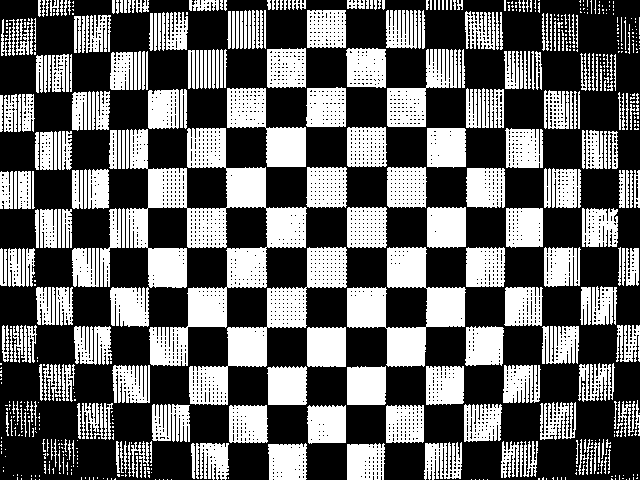
#> input picture _Code/Snippets/640x480Bitmap.bmp, 640 x 480 px, found by its file name
$ python savingImages.py
#> lines starting #> are read from the running program, lines starting #| are printed output that depends on the picture; after the words box and inside, x2 and y2 are one past the last pixel; in counts of white or black regions, pixels touching at a corner belong together
import random
from PIL import Image

def generate_shares(secret_image_path, n, k):
    """
    Generate n shares of the secret image using a 2-out-of-n Shamir Secret Sharing scheme,
    where any k shares can be used to reconstruct the secret image.
    Returns a list of tuples, where each tuple is a share in the form (x, share_image).
    """
#> called with secret_image_path = '640x480Bitmap.bmp', n = 5, k = 2
    if k > n:
        raise ValueError("k must be less than or equal to n")
    secret_image = Image.open(secret_image_path)
#> secret_image is the input picture: PIL image 640x480 L; 39.4% white; 623 white regions (348 under 20 px), largest, box (x1, y1, x2, y2) and area: (126, 128, 307, 366) 14640, (347, 247, 466, 367) 6103, (189, 247, 347, 405) 5850
    secret_image_data = secret_image.tobytes()
    shares = []
    for i in range(n):
        x = i + 1
        if i < k:
            coefficients = [int.from_bytes(secret_image_data[j:j+1], byteorder="big") for j in range(secret_image.size[0]*secret_image.size[1]*3)]
            shares.append((x, secret_image.copy()))
        else:
            random_pixels = bytearray(secret_image.size[0]*secret_image.size[1]*3)
            for j in range(secret_image.size[0]*secret_image.size[1]*3):
                random_pixels[j] = random.randint(0, 251)
            random_image = Image.frombytes("RGB", secret_image.size, bytes(random_pixels))
            shares.append((x, random_image))
#> this loop made 5 passes
#> pass 3, in generate_shares, `random_image = Image.frombytes("RGB", secret_image.size, bytes(random_..`:
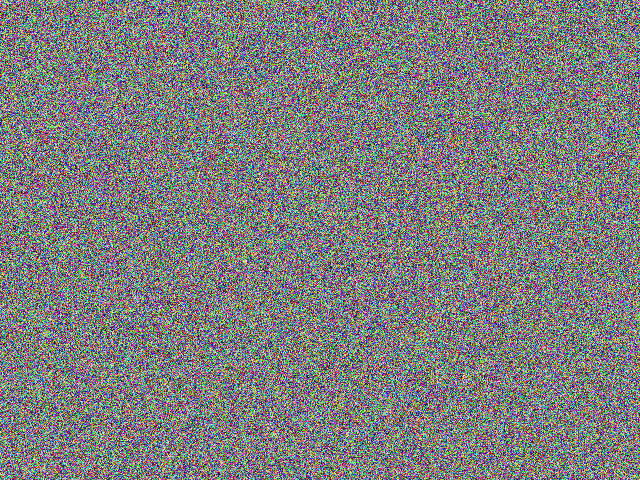
#> random_image: PIL image 640x480 RGB; mean R, G, B 125.3, 125.4, 125.7
#> after the loop, shares = 5 items
    return shares

def reconstruct_secret_image(shares):
    """
    Reconstruct the secret image from a list of shares using Lagrange interpolation.
    Returns the reconstructed secret image as a PIL Image object.
    """
    if len(shares) < 2:
        raise ValueError("At least 2 shares are required to reconstruct the secret image")
    x_values, share_images = zip(*shares)
    secret_image_data = bytearray(share_images[0].size[0]*share_images[0].size[1]*3)
    for i in range(len(shares)):
        if i < 2:
            continue
        numerator, denominator = 1, 1
        for j in range(len(shares)):
            if i != j:
                numerator *= -x_values[j]
                denominator *= (x_values[i] - x_values[j])
        coefficient = numerator // denominator
        share_image_data = share_images[i].tobytes()
        for j in range(len(secret_image_data)):
            secret_image_data[j] ^= share_image_data[j] ^ coefficient
    secret_image = Image.frombytes("RGB", share_images[0].size, bytes(secret_image_data))
    return secret_image

# Example usage:
secret_image_path = "640x480Bitmap.bmp"
n = 5
k = 2

# Generate the shares and store them as images
shares = generate_shares(secret_image_path, n, k)
#> shares = 5 items
for i, share in enumerate(shares):
    share_image_path = f"share_{i+1}.bmp"
    share[1].save(share_image_path)
#> this loop made 5 passes
#> share_image_path on passes 1 to 5: 'share_1.bmp', 'share_2.bmp', 'share_3.bmp', 'share_4.bmp', 'share_5.bmp'

# Reopen the shares and reconstruct the secret image
shares = []
for i in range(n):
    share_image_path = f"share_{i+1}.bmp"
    share_image = Image.open(share_image_path)
    shares.append((i+1, share_image))
secret_image = reconstruct_secret_image(shares)
#> in reconstruct_secret_image, `x_values, share_images = zip(*shares)`: x_values = (1, 2, 3, 4, 5); share_images = 5 items
#> the loop in reconstruct_secret_image, `for i in range(len(shares)):` made 4 passes
#> coefficient on passes 3 to 4: 10, -5
#> (the run stopped early here; a loop or call above may not have finished)
